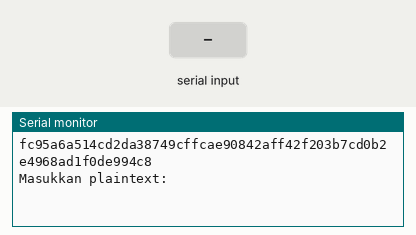
A sketch run on a simulated Arduino Uno, built with avr-gcc and run on an emulated ATmega328P. Shown: the last lines printed to the serial monitor. Inputs (shaded band) come from the test bench.

Above: at 1.2 s.
1.3 s: "1\n" received over Serial
At 1.38 s:
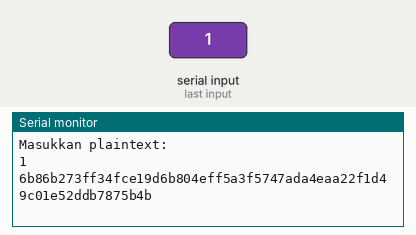
2.8 s: "0\n" received over Serial
At 2.88 s:
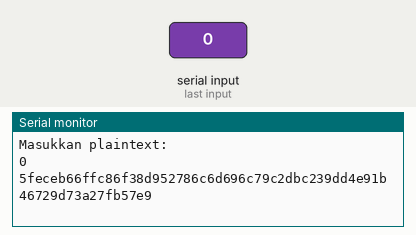
4.3 s: "2\n" received over Serial
At 4.38 s:
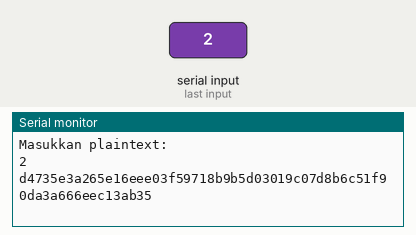

Measured:
- after the input at 1.3 s, the serial monitor: prints a new line at once (image 1)
- after the input at 2.8 s, the serial monitor: prints a new line at once (image 2)
- after the input at 4.3 s, the serial monitor: prints a new line at once (image 3)

The sketch:

sha256tanpalibrary.ino
```cpp
char hex[256];
uint8_t data[256];
int start = 0;
int seconds = 0;
uint8_t hash[32];
String pin;
#define SHA256_BLOCK_SIZE 32

typedef struct {
  uint8_t data[64];
  uint32_t datalen;
  unsigned long long bitlen;
  uint32_t state[8];
} SHA256_CTX;

void sha256_init(SHA256_CTX *ctx);
void sha256_update(SHA256_CTX *ctx, const uint8_t data[], size_t len);
void sha256_final(SHA256_CTX *ctx, uint8_t hash[]);

#define ROTLEFT(a,b) (((a) << (b)) | ((a) >> (32-(b))))
#define ROTRIGHT(a,b) (((a) >> (b)) | ((a) << (32-(b))))
#define CH(x,y,z) (((x) & (y)) ^ (~(x) & (z)))
#define MAJ(x,y,z) (((x) & (y)) ^ ((x) & (z)) ^ ((y) & (z)))
#define EP0(x) (ROTRIGHT(x,2) ^ ROTRIGHT(x,13) ^ ROTRIGHT(x,22))
#define EP1(x) (ROTRIGHT(x,6) ^ ROTRIGHT(x,11) ^ ROTRIGHT(x,25))
#define SIG0(x) (ROTRIGHT(x,7) ^ ROTRIGHT(x,18) ^ ((x) >> 3))
#define SIG1(x) (ROTRIGHT(x,17) ^ ROTRIGHT(x,19) ^ ((x) >> 10))

static const uint32_t k[64] = {
  0x428a2f98,0x71374491,0xb5c0fbcf,0xe9b5dba5,0x3956c25b,0x59f111f1,0x923f82a4,0xab1c5ed5,
  0xd807aa98,0x12835b01,0x243185be,0x550c7dc3,0x72be5d74,0x80deb1fe,0x9bdc06a7,0xc19bf174,
  0xe49b69c1,0xefbe4786,0x0fc19dc6,0x240ca1cc,0x2de92c6f,0x4a7484aa,0x5cb0a9dc,0x76f988da,
  0x983e5152,0xa831c66d,0xb00327c8,0xbf597fc7,0xc6e00bf3,0xd5a79147,0x06ca6351,0x14292967,
  0x27b70a85,0x2e1b2138,0x4d2c6dfc,0x53380d13,0x650a7354,0x766a0abb,0x81c2c92e,0x92722c85,
  0xa2bfe8a1,0xa81a664b,0xc24b8b70,0xc76c51a3,0xd192e819,0xd6990624,0xf40e3585,0x106aa070,
  0x19a4c116,0x1e376c08,0x2748774c,0x34b0bcb5,0x391c0cb3,0x4ed8aa4a,0x5b9cca4f,0x682e6ff3,
  0x748f82ee,0x78a5636f,0x84c87814,0x8cc70208,0x90befffa,0xa4506ceb,0xbef9a3f7,0xc67178f2
};

void sha256_transform(SHA256_CTX *ctx, const uint8_t data[]) {
  uint32_t a, b, c, d, e, f, g, h, i, j, t1, t2, m[64];
  for (i = 0, j = 0; i < 16; ++i, j += 4)
    m[i] = ((uint32_t)data[j] << 24) | ((uint32_t)data[j + 1] << 16) | ((uint32_t)data[j + 2] << 8) | ((uint32_t)data[j + 3]);
  for ( ; i < 64; ++i)
    m[i] = SIG1(m[i - 2]) + m[i - 7] + SIG0(m[i - 15]) + m[i - 16];
    a = ctx->state[0];
    b = ctx->state[1];
    c = ctx->state[2];
    d = ctx->state[3];
    e = ctx->state[4];
    f = ctx->state[5];
    g = ctx->state[6];
    h = ctx->state[7];
for (i = 0; i < 64; ++i) {
    t1 = h + EP1(e) + CH(e,f,g) + k[i] + m[i];
    t2 = EP0(a) + MAJ(a,b,c);
    h = g;
    g = f;
    f = e;
    e = d + t1;
    d = c;
    c = b;
    b = a;
    a = t1 + t2;
  }
  ctx->state[0] += a;
  ctx->state[1] += b;
  ctx->state[2] += c;
  ctx->state[3] += d;
  ctx->state[4] += e;
  ctx->state[5] += f;
  ctx->state[6] += g;
  ctx->state[7] += h;
}
void sha256_init(SHA256_CTX *ctx){
  ctx->datalen = 0;
  ctx->bitlen = 0;
  ctx->state[0] = 0x6a09e667;
  ctx->state[1] = 0xbb67ae85;
  ctx->state[2] = 0x3c6ef372;
  ctx->state[3] = 0xa54ff53a;
  ctx->state[4] = 0x510e527f;
  ctx->state[5] = 0x9b05688c;
  ctx->state[6] = 0x1f83d9ab;
  ctx->state[7] = 0x5be0cd19;
}
void sha256_update(SHA256_CTX *ctx, const uint8_t data[], size_t len) {
  uint32_t i;
      for (i = 0; i < len; ++i) {
      ctx->data[ctx->datalen] = data[i];
      ctx->datalen++;
          if (ctx->datalen == 64) {
            sha256_transform(ctx, ctx->data);
            ctx->bitlen += 512;
            ctx->datalen = 0;
          }
     }
}
void sha256_final(SHA256_CTX *ctx, uint8_t hash[]) {
  uint32_t i;
  i = ctx->datalen;
  // Pad whatever data is left in the buffer.
  if (ctx->datalen < 56) {
    ctx->data[i++] = 0x80;
    while (i < 56)
    ctx->data[i++] = 0x00;
  }
  else {
    ctx->data[i++] = 0x80;
    while (i < 64)
      ctx->data[i++] = 0x00;
    sha256_transform(ctx, ctx->data);
    memset(ctx->data, 0, 56);
  }
  // Append to the padding the total message's length in bits and transform.
  ctx->bitlen += ctx->datalen * 8;
  ctx->data[63] = ctx->bitlen;
  ctx->data[62] = ctx->bitlen >> 8;
  ctx->data[61] = ctx->bitlen >> 16;
  ctx->data[60] = ctx->bitlen >> 24;
  ctx->data[59] = ctx->bitlen >> 32;
  ctx->data[58] = ctx->bitlen >> 40;
  ctx->data[57] = ctx->bitlen >> 48;
  ctx->data[56] = ctx->bitlen >> 56;
  sha256_transform(ctx, ctx->data);
  // Since this implementation uses little endian byte ordering and SHA uses big endian,
  // reverse all the bytes when copying the final state to the output hash.
    for (i = 0; i < 4; ++i) {
        hash[i]      = (ctx->state[0] >> (24 - i * 8)) & 0x000000ff;
        hash[i + 4]  = (ctx->state[1] >> (24 - i * 8)) & 0x000000ff;
        hash[i + 8]  = (ctx->state[2] >> (24 - i * 8)) & 0x000000ff;
        hash[i + 12] = (ctx->state[3] >> (24 - i * 8)) & 0x000000ff;
        hash[i + 16] = (ctx->state[4] >> (24 - i * 8)) & 0x000000ff;
        hash[i + 20] = (ctx->state[5] >> (24 - i * 8)) & 0x000000ff;
        hash[i + 24] = (ctx->state[6] >> (24 - i * 8)) & 0x000000ff;
        hash[i + 28] = (ctx->state[7] >> (24 - i * 8)) & 0x000000ff;
    }
}
char *btoh(char *dest, uint8_t *src, int len){
    char *d = dest;
    while( len-- ) sprintf(d, "%02x", (unsigned char)*src++), d += 2;
    return dest;
}
String SHA256(String data){
    uint8_t data_buffer[data.length()];
    for(int i=0; i<data.length(); i++){
        data_buffer[i] = (uint8_t)data.charAt(i);
    }
    SHA256_CTX ctx;
    ctx.datalen = 0;
    ctx.bitlen = 512;
    sha256_init(&ctx);
    sha256_update(&ctx, data_buffer, data.length());
    sha256_final(&ctx, hash);
    return(btoh(hex, hash, 32));
}
String nilaihash = "";
String plain = "";

void setup(){
  Serial.begin(9600);
  String pin = "fauzanbudiawan";
  String sha = SHA256(pin);
  Serial.println(sha);
}

void loop(){
    Serial.println("Masukkan plaintext:");
    while (!Serial.available());
    plain = Serial.readStringUntil('\n');
    int panjang = plain.length();
    String ambil = plain.substring(0,panjang);
    Serial.println(ambil);
    nilaihash = SHA256(ambil);
    Serial.println(nilaihash);
}

//fc95a6a514cd2da38749cffcae90842aff42f203b7cd0b2e4968ad1f0de994c8
```
